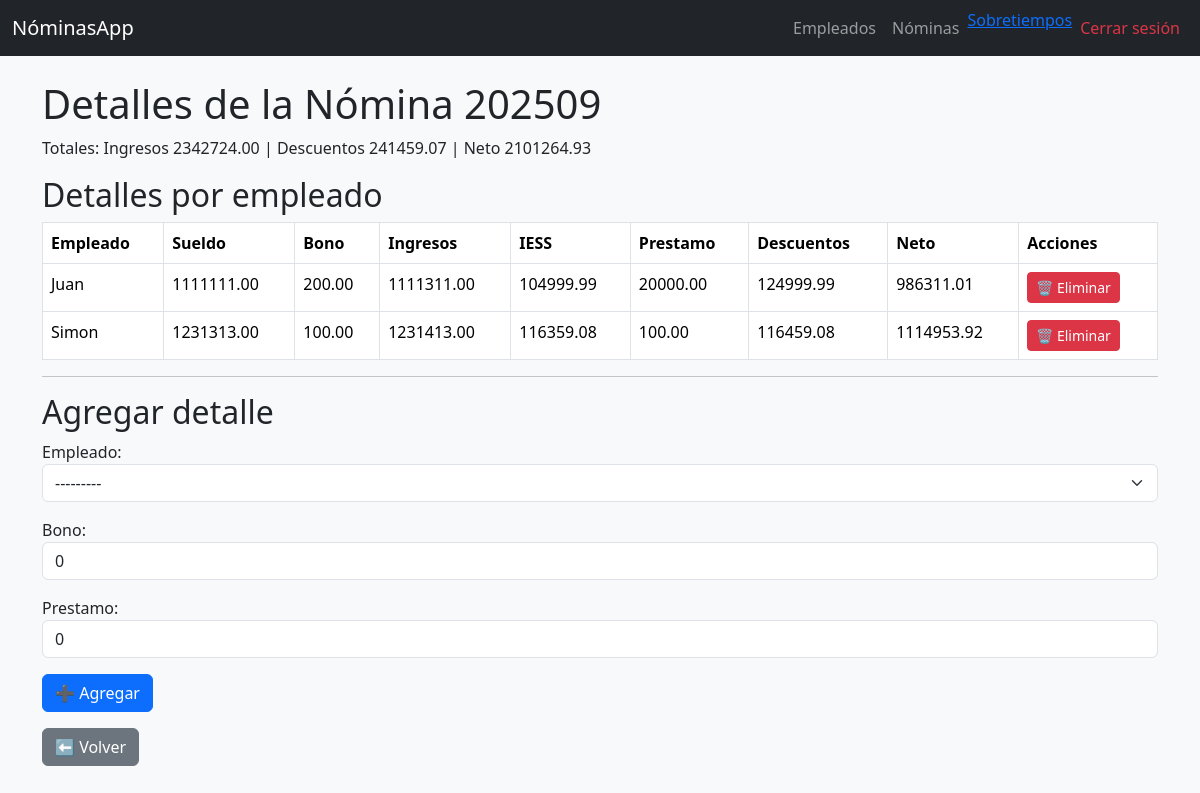
The app's page /nominas/1/ (signed in) with its own data.
### nomina/models.py (models this page shows, shortened)
class Nomina(models.Model):
    aniomes = models.CharField(
        max_length=6,
        validators=[RegexValidator(r'^\d{6}$', 'Formato válido: AAAAMM')]
    )
    tot_ing = models.DecimalField(max_digits=10, decimal_places=2, default=0)
    tot_des = models.DecimalField(max_digits=10, decimal_places=2, default=0)
    neto = models.DecimalField(max_digits=10, decimal_places=2, default=0)

class NominaDetalle(models.Model):
    empleado = models.ForeignKey(Empleado, on_delete=models.CASCADE)
    nomina = models.ForeignKey(Nomina, on_delete=models.CASCADE, related_name="detalles")
    sueldo = models.DecimalField(max_digits=10, decimal_places=2, validators=[MinValueValidator(0.01)])
    bono = models.DecimalField(max_digits=10, decimal_places=2, default=0, validators=[MinValueValidator(0)])
    tot_ing = models.DecimalField(max_digits=10, decimal_places=2, default=0)
    iess = models.DecimalField(max_digits=10, decimal_places=2, default=0)
    prestamo = models.DecimalField(max_digits=10, decimal_places=2, default=0, validators=[MinValueValidator(0)])
    tot_des = models.DecimalField(max_digits=10, decimal_places=2, default=0)
    neto = models.DecimalField(max_digits=10, decimal_places=2, default=0)

class Empleado(models.Model):
    cedula = models.CharField(
        max_length=10,
        unique=True,
        validators=[RegexValidator(r'^\d{10}$', 'La cédula debe tener 10 dígitos')]
    )
    nombre = models.CharField(
        max_length=100,
        validators=[RegexValidator(r'^[A-Za-z\s]+$', 'El nombre solo puede contener letras y espacios')]
    )
    sueldo = models.DecimalField(max_digits=10, decimal_places=2, validators=[MinValueValidator(0.01)])
    departamento = models.CharField(max_length=50, choices=DEPARTAMENTO_CHOICES)
    cargo = models.CharField(max_length=50, choices=CARGO_CHOICES)
    def __str__(self):
        return f"{self.nombre} ({self.cedula})"

### nomina/views.py (the view)
# urls.py: path("nominas/<int:pk>/", views.detalle_nomina, name="nomina_detail"),
@login_required
def detalle_nomina(request, pk):
    nomina = get_object_or_404(Nomina, pk=pk)
    detalles = nomina.detalles.all()
    if request.method == "POST":
        form = NominaDetalleForm(request.POST)
        if form.is_valid():
            detalle = form.save(commit=False)
            detalle.nomina = nomina
            detalle.sueldo = detalle.empleado.sueldo
            detalle.save()
            return redirect("nomina_detail", pk=pk)
    else:
        form = NominaDetalleForm()
    return render(request, "nominas/detalle.html", {
        "nomina": nomina,
        "detalles": detalles,
        "form": form,
    })

### nomina/forms.py
class NominaDetalleForm(forms.ModelForm):
    class Meta:
        model = NominaDetalle
        fields = ['empleado', 'bono', 'prestamo']
        widgets = {
            'empleado': forms.Select(attrs={'class': 'form-select'}),
            'bono': forms.NumberInput(attrs={'class': 'form-control'}),
            'prestamo': forms.NumberInput(attrs={'class': 'form-control'}),
        }

### nomina/templates/nominas/detalle.html (shortened to what this page needs)
{% extends 'layouts/base.html' %}
{% block content %}
<h1>Detalles de la Nómina {{ nomina.aniomes }}</h1>
<p>
  Totales: Ingresos {{ nomina.tot_ing }} |
  Descuentos {{ nomina.tot_des }} |
  Neto {{ nomina.neto }}
</p>
<h2>Detalles por empleado</h2>
<table class="table table-bordered">
  <thead>
    <tr>
      <th>Empleado</th>
      <th>Sueldo</th>
      <th>Bono</th>
      <th>Ingresos</th>
      <th>IESS</th>
      <th>Prestamo</th>
      <th>Descuentos</th>
      <th>Neto</th>
      <th>Acciones</th>
    </tr>
  </thead>
  <tbody>
    {% for d in detalles %}
      <tr>
        <td>{{ d.empleado.nombre }}</td>
        <td>{{ d.sueldo }}</td>
        <td>{{ d.bono }}</td>
        <td>{{ d.tot_ing }}</td>
        <td>{{ d.iess }}</td>
        <td>{{ d.prestamo }}</td>
        <td>{{ d.tot_des }}</td>
        <td>{{ d.neto }}</td>
        <td>
          <form method="POST" action="{% url 'nomina_detail_delete' d.pk %}">
            <button type="submit" class="btn btn-sm btn-danger">🗑️ Eliminar</button>
          </form>
        </td>
      </tr>
    {% empty %}
      <tr><td colspan="9">No hay detalles registrados.</td></tr>
    {% endfor %}
  </tbody>
</table>
<hr>
<h2>Agregar detalle</h2>
<form method="POST">
  <div class="mb-3 {% if form.empleado.errors %}has-error{% endif %}">
    {{ form.empleado.label_tag }}
    {{ form.empleado }}
  </div>
  <div class="mb-3 {% if form.bono.errors %}has-error{% endif %}">
    {{ form.bono.label_tag }}
    {{ form.bono }}
  </div>
  <div class="mb-3 {% if form.prestamo.errors %}has-error{% endif %}">
    {{ form.prestamo.label_tag }}
    {{ form.prestamo }}
  </div>
  <button type="submit" class="btn btn-primary">➕ Agregar</button>
</form>
<a href="{% url 'nomina_list' %}" class="btn btn-secondary mt-3">⬅ Volver</a>
{% endblock %}

### records on screen
Nomina: aniomes "202509", tot_ing "2342724.00", tot_des "241459.07", neto "2101264.93"
NominaDetalle: empleado.nombre "Juan", sueldo "1111111.00", bono "200.00", tot_ing "1111311.00", iess "104999.99", prestamo "20000.00", tot_des "124999.99", neto "986311.01"
NominaDetalle: empleado.nombre "Simon", sueldo "1231313.00", bono "100.00", tot_ing "1231413.00", iess "116359.08", prestamo "100.00", tot_des "116459.08", neto "1114953.92"
